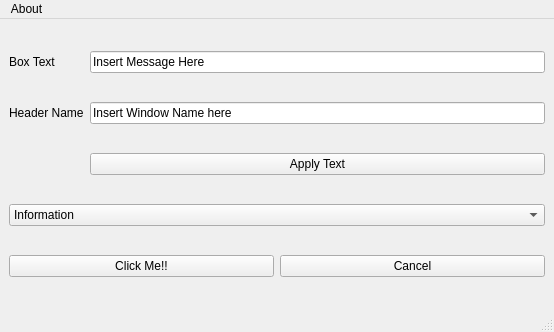
<?xml version="1.0" encoding="UTF-8"?>
<ui version="4.0">
 <class>MainWindow</class>
 <widget class="QMainWindow" name="MainWindow">
  <property name="geometry">
   <rect>
    <x>0</x>
    <y>0</y>
    <width>554</width>
    <height>332</height>
   </rect>
  </property>
  <property name="windowTitle">
   <string>MainWindow</string>
  </property>
  <widget class="QWidget" name="centralwidget">
   <layout class="QGridLayout" name="gridLayout">
    <item row="0" column="0">
     <widget class="QLabel" name="label">
      <property name="text">
       <string>Box Text</string>
      </property>
     </widget>
    </item>
    <item row="0" column="1">
     <widget class="QLineEdit" name="lineEdit">
      <property name="text">
       <string>Insert Message Here</string>
      </property>
     </widget>
    </item>
    <item row="1" column="0">
     <widget class="QLabel" name="label_2">
      <property name="text">
       <string>Header Name</string>
      </property>
     </widget>
    </item>
    <item row="1" column="1">
     <widget class="QLineEdit" name="lineEdit_2">
      <property name="text">
       <string>Insert Window Name here</string>
      </property>
     </widget>
    </item>
    <item row="2" column="1">
     <widget class="QPushButton" name="pushButton">
      <property name="text">
       <string>Apply Text</string>
      </property>
     </widget>
    </item>
    <item row="3" column="0" colspan="2">
     <widget class="QComboBox" name="comboBox">
      <item>
       <property name="text">
        <string>Information</string>
       </property>
      </item>
      <item>
       <property name="text">
        <string>No Icon</string>
       </property>
      </item>
      <item>
       <property name="text">
        <string>Critical</string>
       </property>
      </item>
      <item>
       <property name="text">
        <string>Warning</string>
       </property>
      </item>
     </widget>
    </item>
    <item row="4" column="0" colspan="2">
     <layout class="QHBoxLayout" name="horizontalLayout">
      <item>
       <widget class="QPushButton" name="btnClickMe">
        <property name="text">
         <string>Click Me!!</string>
        </property>
       </widget>
      </item>
      <item>
       <widget class="QPushButton" name="btnCancel">
        <property name="text">
         <string>Cancel</string>
        </property>
       </widget>
      </item>
     </layout>
    </item>
   </layout>
  </widget>
  <widget class="QStatusBar" name="statusbar"/>
  <widget class="QMenuBar" name="menuBar">
   <property name="geometry">
    <rect>
     <x>0</x>
     <y>0</y>
     <width>554</width>
     <height>30</height>
    </rect>
   </property>
   <widget class="QMenu" name="menuAbout">
    <property name="title">
     <string>About</string>
    </property>
    <addaction name="actionAbout_Qt"/>
    <addaction name="actionGithub"/>
    <addaction name="actionLicense_Information"/>
   </widget>
   <addaction name="menuAbout"/>
  </widget>
  <action name="actionAbout_Qt">
   <property name="text">
    <string>About Qt</string>
   </property>
  </action>
  <action name="actionGithub">
   <property name="text">
    <string>Github</string>
   </property>
  </action>
  <action name="actionLicense_Information">
   <property name="text">
    <string>License Information</string>
   </property>
  </action>
 </widget>
 <resources/>
 <connections/>
</ui>
